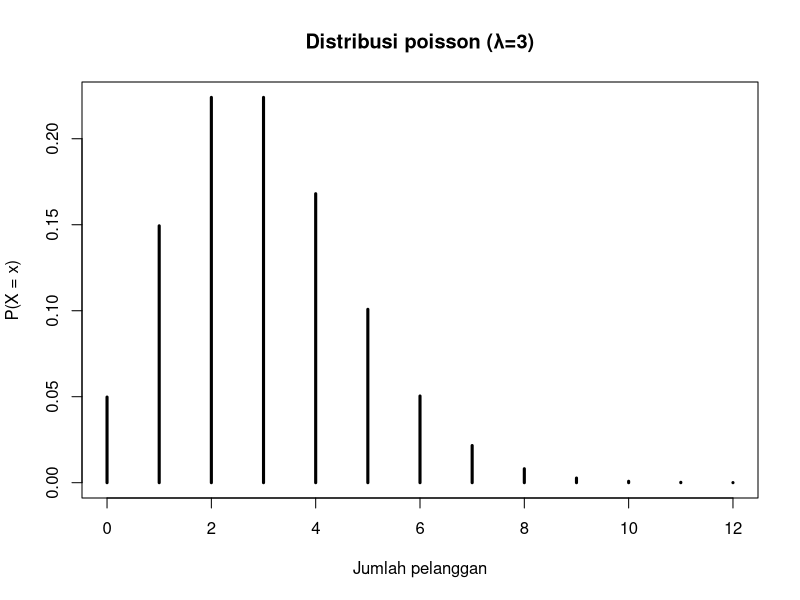
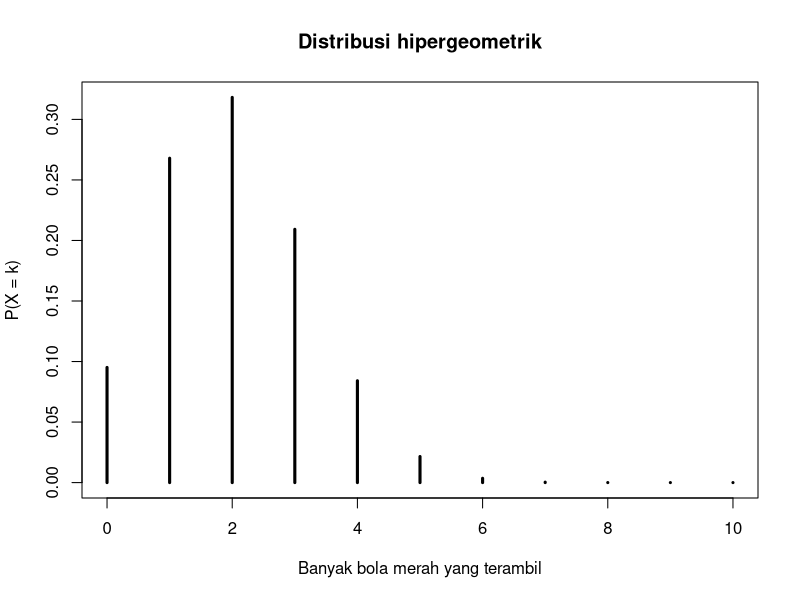
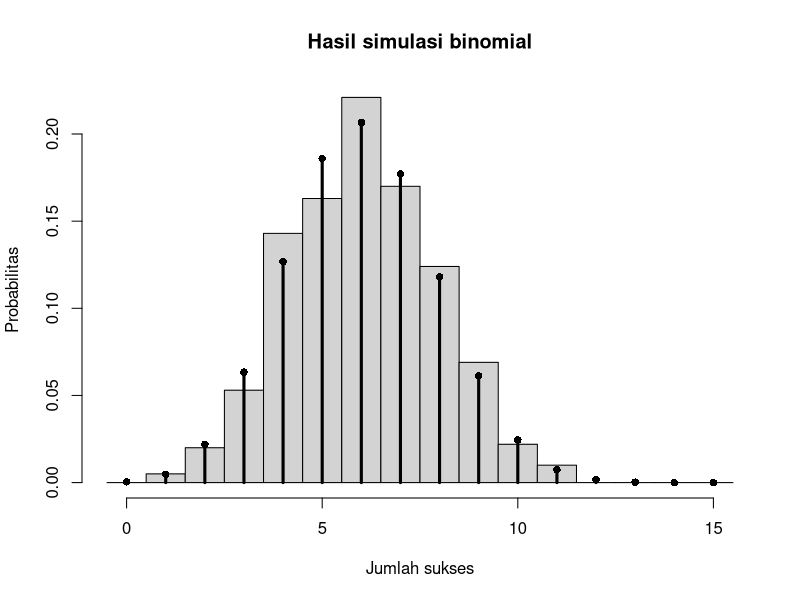

Generate these figures, in order, with R:
## Nama: Wanita Cahya Kasih
## NIM: 3338250010
## Tugas 4 Komputasi Statistika

# Soal 1. Banyak pelanggan dalam 1 jam
# Rata-rata pelanggan = 3 orang /jam
lambda <- 3

# Mencari peluang pelanggan datang dalam minimal 5 orang
# P(X >= 5) = 1 - P(X <= 4)
p <- 1 - ppois(4, lambda)
p

# PMF
x <- 0:12
pmf <- dpois(x, lambda)
plot(x, pmf, type = "h", lwd = 3,
     main = "Distribusi poisson (λ=3)",
     xlab = "Jumlah pelanggan",
     ylab = "P(X = x)"
)

# Soal 2. Pengambilan bola merah tanpa pengembalian
N <- 100 # ukuran populasi
K <- 20 # jumlah bola merah
n <- 10 # ukuran sampel

# Domain k 
k <- seq(from = max(0, n + K - N),
         to = min(n, K)
)

# PMF
pmf <- dhyper(k, m = K, n = N - K, k = n)
data.frame(k = k, P = pmf)

plot(k, pmf, type = "h", lwd = 3,
     main = "Distribusi hipergeometrik",
     xlab = "Banyak bola merah yang terambil",
     ylab = "P(X = k)"
)

# Simulasi pengembalian sampel
m <- 10000
hasil <- rhyper(m, m = K, n = N - K, k = n)
mean(hasil)
n * K / N

# Soal 3. Simulasi percobaan binomial
# Menentukan banyak percobaan dan peluang sukses
n <- 15 #jumlah percobaan
p <- 0.4 #peluang sukses
m <- 1000 #banyak simulasi

# Simulasi 1000 percobaan binomial
set.seed(2025)
hasil <- rbinom(m, size = n, prob = p)
head(hasil, n = 10)

# Histogram simulasi
hist(hasil,
     breaks = seq(-0.5, n + 0.5, by = 1),
     probability = TRUE,
     main = "Hasil simulasi binomial",
     xlab = "Jumlah sukses",
     ylab = "Probabilitas")

# PMF
x <- 0:n
pmf <- dbinom(x, size = n, prob = p)
data.frame(x = x, P = pmf)

points(x, pmf, pch = 16)
lines(x, pmf, type = "h", lwd = 3)

# Rata-rata simulasi dengan nilai harapan
mean(hasil)
n * p
